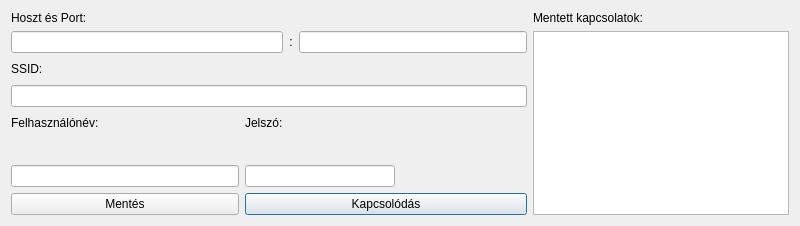
<?xml version="1.0" encoding="UTF-8"?>
<ui version="4.0">
 <class>ConnectWindow</class>
 <widget class="QMainWindow" name="ConnectWindow">
  <property name="geometry">
   <rect>
    <x>0</x>
    <y>0</y>
    <width>800</width>
    <height>226</height>
   </rect>
  </property>
  <property name="windowTitle">
   <string>Kapcsolódás az adatbázishoz</string>
  </property>
  <widget class="QWidget" name="centralWidget">
   <layout class="QGridLayout" name="gridLayout">
    <item row="0" column="0">
     <widget class="QLabel" name="lbHost">
      <property name="text">
       <string>Hoszt és Port:</string>
      </property>
     </widget>
    </item>
    <item row="1" column="2">
     <widget class="QLabel" name="lbColon">
      <property name="sizePolicy">
       <sizepolicy hsizetype="Minimum" vsizetype="Minimum">
        <horstretch>0</horstretch>
        <verstretch>0</verstretch>
       </sizepolicy>
      </property>
      <property name="maximumSize">
       <size>
        <width>10</width>
        <height>20</height>
       </size>
      </property>
      <property name="text">
       <string>:</string>
      </property>
      <property name="alignment">
       <set>Qt::AlignCenter</set>
      </property>
     </widget>
    </item>
    <item row="2" column="0">
     <widget class="QLabel" name="lbService">
      <property name="text">
       <string>SSID:</string>
      </property>
     </widget>
    </item>
    <item row="0" column="4">
     <widget class="QLabel" name="lbConnections">
      <property name="text">
       <string>Mentett kapcsolatok:</string>
      </property>
     </widget>
    </item>
    <item row="1" column="4" rowspan="7">
     <widget class="QListWidget" name="lwConnections"/>
    </item>
    <item row="7" column="0">
     <widget class="QPushButton" name="pbSave">
      <property name="text">
       <string>Mentés</string>
      </property>
      <property name="shortcut">
       <string>Ctrl+S</string>
      </property>
     </widget>
    </item>
    <item row="6" column="0">
     <widget class="QLineEdit" name="lEUsername">
      <property name="minimumSize">
       <size>
        <width>110</width>
        <height>0</height>
       </size>
      </property>
     </widget>
    </item>
    <item row="7" column="1" colspan="3">
     <widget class="QPushButton" name="pbConnect">
      <property name="text">
       <string>Kapcsolódás</string>
      </property>
      <property name="shortcut">
       <string>Return</string>
      </property>
      <property name="autoDefault">
       <bool>true</bool>
      </property>
      <property name="default">
       <bool>true</bool>
      </property>
      <property name="flat">
       <bool>false</bool>
      </property>
     </widget>
    </item>
    <item row="4" column="1">
     <widget class="QLabel" name="lbPassword">
      <property name="text">
       <string>Jelszó:</string>
      </property>
     </widget>
    </item>
    <item row="4" column="0">
     <widget class="QLabel" name="lbUsername">
      <property name="text">
       <string>Felhasználónév:</string>
      </property>
     </widget>
    </item>
    <item row="1" column="3">
     <widget class="QLineEdit" name="lEPort"/>
    </item>
    <item row="1" column="0" colspan="2">
     <widget class="QLineEdit" name="lEHost"/>
    </item>
    <item row="3" column="0" colspan="4">
     <widget class="QLineEdit" name="lEService"/>
    </item>
    <item row="6" column="1" colspan="3">
     <widget class="QLineEdit" name="lEPassword">
      <property name="minimumSize">
       <size>
        <width>130</width>
        <height>0</height>
       </size>
      </property>
      <property name="maximumSize">
       <size>
        <width>150</width>
        <height>16777215</height>
       </size>
      </property>
      <property name="echoMode">
       <enum>QLineEdit::Password</enum>
      </property>
     </widget>
    </item>
   </layout>
  </widget>
 </widget>
 <layoutdefault spacing="6" margin="11"/>
 <tabstops>
  <tabstop>lEHost</tabstop>
  <tabstop>lEPort</tabstop>
  <tabstop>lEService</tabstop>
  <tabstop>lEUsername</tabstop>
  <tabstop>lEPassword</tabstop>
  <tabstop>pbConnect</tabstop>
  <tabstop>pbSave</tabstop>
  <tabstop>lwConnections</tabstop>
 </tabstops>
 <resources/>
 <connections/>
</ui>
